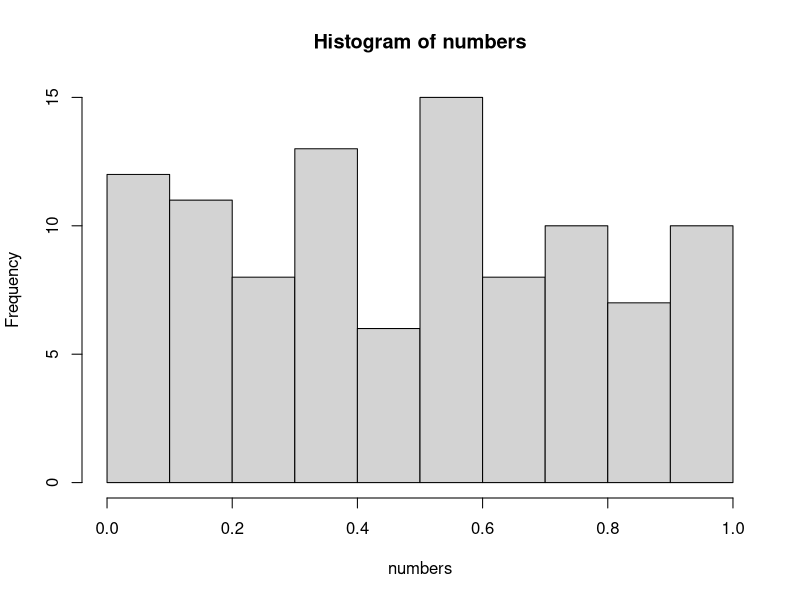

Write R code to recreate this figure. (Note: this script raises an error after producing the figure.)
## ---- chunk 1
library(knitr)
numbers <- runif(1:100)
hist(numbers)
numbers_mean <- mean(numbers)  # save the mean
img_url <- "https://cdn3-www.dogtime.com/assets/uploads/2018/10/puppies-cover.jpg"
 im

letters <- c("a", "b", "c", "d")
numbers <- 1:4
df <- data.frame(letters = letters, numbers = numbers)



## ---- chunk 2
print(numbers)
